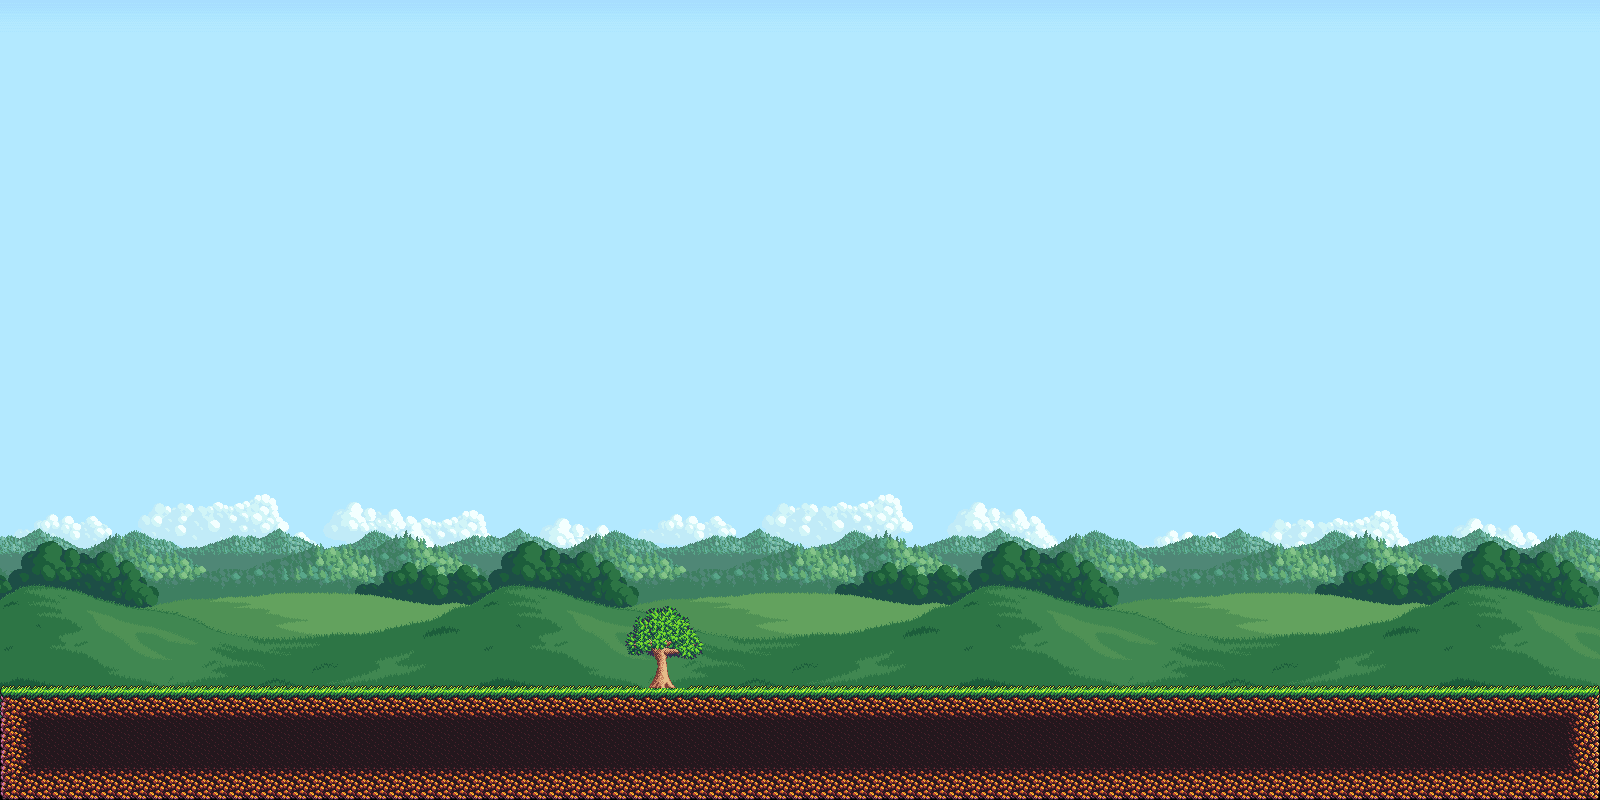

Rendered tile map (Tiled .tmx) drawn with the repository's tilesets; below, a short description and the map source with its tile grids summarised:
An orthogonal 100x50 tile map with 16x16 px tiles, 8 tile layers (BackBackground2, clouds2, Clouds, BackBackground, ...) and 3 objects (player, slime).

<map version="1.4" tiledversion="1.4.3" orientation="orthogonal" renderorder="right-down" width="100" height="50" tilewidth="16" tileheight="16" infinite="0" nextlayerid="14" nextobjectid="8">
 <tileset firstgid="1" source="level1.tsx" />
 <layer id="8" name="BackBackground2" width="100" height="50">
  <data>[5000 cells, 4300 non-empty, 510 distinct tile ids]</data>
 </layer>
 <layer id="11" name="clouds2" width="100" height="50">
  <data>[5000 cells, 140 non-empty, 140 distinct tile ids]</data>
 </layer>
 <layer id="9" name="Clouds" width="100" height="50">
  <data>[5000 cells, 508 non-empty, 156 distinct tile ids]</data>
 </layer>
 <layer id="7" name="BackBackground" width="100" height="50">
  <data>[5000 cells, 1200 non-empty, 360 distinct tile ids]</data>
 </layer>
 <layer id="6" name="Sky" width="100" height="50">
  <data>[5000 cells, 1200 non-empty, 360 distinct tile ids]</data>
 </layer>
 <layer id="3" name="Background" width="100" height="50">
  <data>[5000 cells, 1100 non-empty, 330 distinct tile ids]</data>
 </layer>
 <layer id="12" name="Trees" width="100" height="50">
  <data>[5000 cells, 125 non-empty, 35 distinct tile ids]</data>
 </layer>
 <layer id="1" name="Ground" width="100" height="50">
  <data>[5000 cells, 700 non-empty, 49 distinct tile ids]</data>
 </layer>
 <objectgroup id="2" name="Player">
  <object id="5" name="player" x="229" y="611" width="20" height="20" rotation="0.0539847" visible="0" />
 </objectgroup>
 <objectgroup id="13" name="Enemies">
  <object id="6" name="slime" x="753" y="675" />
  <object id="7" x="245" y="901" width="1" />
 </objectgroup>
</map>
